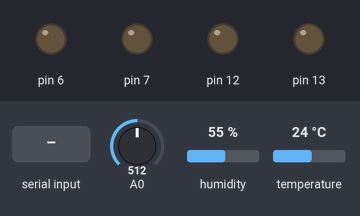
Recording of a sketch running on a simulated Arduino Uno, built with avr-gcc and run on an emulated ATmega328P. Shown: output pins drawn as LEDs (lit = HIGH). Inputs (shaded band) come from the test bench; at power-on: A0 = 512, humidity 55 %, temperature 24 °C. What the sketch prints to the serial monitor is not drawn.

Above: at 1.2 s.
1.3 s: "1" received over the second serial link
At 1.8 s:
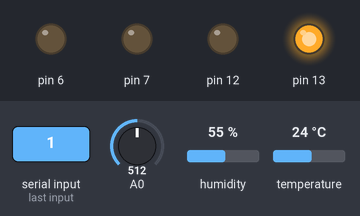
2.8 s: A0 set to 484
At 3.4 s:
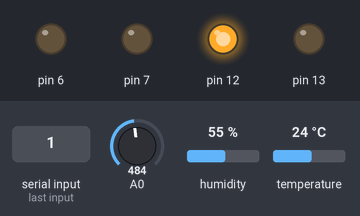
7.3 s: A0 set to 511
At 8.5 s:
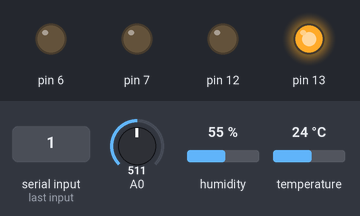
8.8 s: A0 set to 306
At 9.3 s:
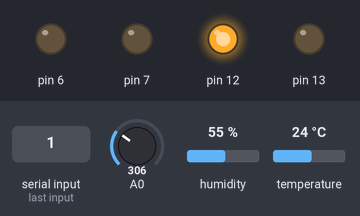
Timing chart, 0 to 11.8 s (numbered marks = the images above; inputs shaded):
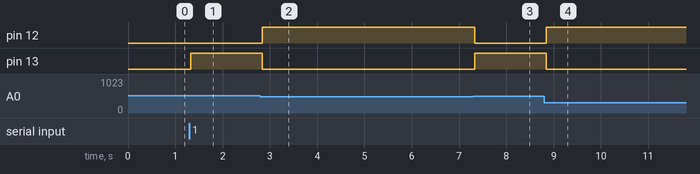

Measured:
- the behaviour switches between 500 and 499 on A0 (found by bisection; images 1 and 2)
- after the input at 1.3 s, pin 13: LOW → HIGH at once
- after the input at 2.8 s, pin 12: LOW → HIGH at once; pin 13: HIGH → LOW at once
- after the input at 7.3 s, pin 12: HIGH → LOW at once; pin 13: LOW → HIGH at once
- after the input at 8.8 s, pin 12: LOW → HIGH at once; pin 13: HIGH → LOW at once

The sketch:

room_program.ino
```cpp
#include<SoftwareSerial.h>
#include <dht.h>
SoftwareSerial bluetooth(11,10);
dht DHT;
#define DHT11_PIN 8
char a;
char flag,flag1,flag2;
void setup()
   {
    Serial.begin(9600);
    bluetooth.begin(9600);
    pinMode(7,OUTPUT);
    pinMode(6,OUTPUT);
    pinMode(A0,INPUT);
    pinMode(12,OUTPUT);
    pinMode(13,OUTPUT);


   }

void loop()
{
 int b=analogRead(A0);
  DHT.read11(DHT11_PIN);
  int hum=DHT.humidity;
  int temp=DHT.temperature;
  Serial.print("temp=");  Serial.print(temp);
 int c=b/100;Serial.print(a);
 if (bluetooth.available())
    a =bluetooth.read();
    Serial.println(a);
    Serial.println(c);

 if (c>6 || a=='1')//NIGHT
    {
      digitalWrite(13,HIGH);
      digitalWrite(12,LOW);

   }
 if (a=='2' || c<5)//DAY
    {
       digitalWrite(13,LOW);
       digitalWrite(12,HIGH);
    }
 if (a=='3')
    {
       digitalWrite(1,HIGH);
    }
 if (a=='4')
   {
    digitalWrite(1,LOW);
   }
 if (a=='5' )
   {
    digitalWrite(13,LOW);
    digitalWrite(12,LOW);
    if (flag==0)
    {
      bluetooth.println('g');

     flag1=0;
    }
    flag=1;

    if (c<5)
    {
        digitalWrite(12,HIGH);
        if (flag1==0)
    {
      bluetooth.println('o');
     flag1=1;
     flag=0;
    }
  }
   }


}
```
